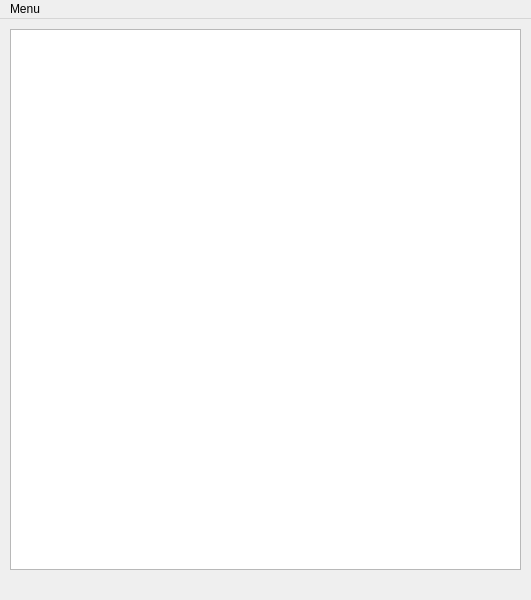
<?xml version="1.0" encoding="UTF-8"?>
<ui version="4.0">
 <class>MainWindow</class>
 <widget class="QMainWindow" name="MainWindow">
  <property name="geometry">
   <rect>
    <x>0</x>
    <y>0</y>
    <width>531</width>
    <height>600</height>
   </rect>
  </property>
  <property name="windowTitle">
   <string>MainWindow</string>
  </property>
  <widget class="QWidget" name="centralwidget">
   <widget class="QTableWidget" name="tableWidget">
    <property name="geometry">
     <rect>
      <x>10</x>
      <y>10</y>
      <width>511</width>
      <height>541</height>
     </rect>
    </property>
   </widget>
  </widget>
  <widget class="QMenuBar" name="menuBar">
   <property name="geometry">
    <rect>
     <x>0</x>
     <y>0</y>
     <width>531</width>
     <height>30</height>
    </rect>
   </property>
   <widget class="QMenu" name="menuImport">
    <property name="title">
     <string>Menu</string>
    </property>
    <widget class="QMenu" name="menuExport">
     <property name="title">
      <string>Save as...</string>
     </property>
     <addaction name="actionas_xlcs"/>
     <addaction name="actionto_Google_Sheet"/>
    </widget>
    <addaction name="separator"/>
    <addaction name="actionImport"/>
    <addaction name="menuExport"/>
   </widget>
   <addaction name="menuImport"/>
  </widget>
  <action name="actionImport">
   <property name="text">
    <string>Import</string>
   </property>
  </action>
  <action name="actionas_xlcs">
   <property name="text">
    <string>*.xlcs</string>
   </property>
  </action>
  <action name="actionto_Google_Sheet">
   <property name="text">
    <string>as Google Sheet</string>
   </property>
  </action>
 </widget>
 <resources/>
 <connections/>
</ui>
